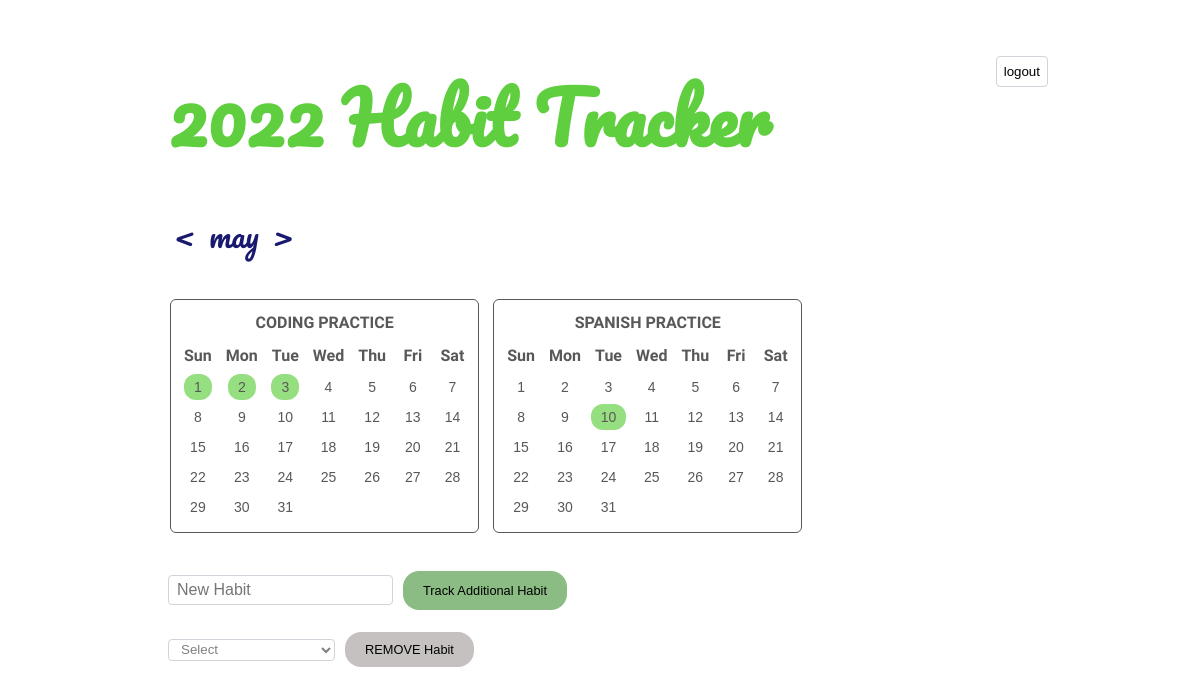
The page /home (signed in) on the database its author committed.
### tables this page shows
CREATE TABLE habit (id INTEGER, user_id INTEGER, name TEXT, active_for TEXT, PRIMARY KEY(id));

CREATE TABLE calendar (id INTEGER, month INTEGER, week INTEGER, day INTEGER, name text, PRIMARY KEY(id));

### app.py (the view)
@app.route("/home")
@login_required
def home():
    user = session.get("user_id")
    cur_month = datetime.now().month
    month_name = db.execute("SELECT name FROM calendar WHERE month = ? GROUP BY name", cur_month)[0]["name"]
    month_num = db.execute("SELECT month FROM calendar WHERE month = ? GROUP BY month", cur_month)[0]["month"]
    week1 = db.execute("SELECT * FROM calendar WHERE month = ? AND week = 1", cur_month)
    week2 = db.execute("SELECT * FROM calendar WHERE month = ? AND week = 2", cur_month)
    week3 = db.execute("SELECT * FROM calendar WHERE month = ? AND week = 3", cur_month)
    week4 = db.execute("SELECT * FROM calendar WHERE month = ? AND week = 4", cur_month)
    week5 = db.execute("SELECT * FROM calendar WHERE month = ? AND week = 5", cur_month)
    week6 = db.execute("SELECT * FROM calendar WHERE month = ? AND week = 6", cur_month)
    cur_month_formatted = "%,"+str(cur_month)+",%"
    habits = db.execute("SELECT * FROM habit WHERE user_id = ? AND active_for LIKE ?", user, cur_month_formatted)
    tracks_dict = db.execute("SELECT * FROM track WHERE user_id = ? AND done = 1", user)
    tracks = []
    for track in tracks_dict:
        tracks.append(str(track["date_id"])+str(track["habit_id"]))
    return render_template("layout.html", month_name=month_name, month_num=month_num, week1=week1, week2=week2,
    week3=week3, week4=week4, week5=week5, week6=week6, habits=habits, tracks=tracks)

### app.py (called while the page is built)
def login_required(f):
    @wraps(f)
    def decorated_function(*args, **kwargs):
        if session.get("user_id") is None:
            return redirect("/")
        return f(*args, **kwargs)
    return decorated_function

### templates/layout.html (shortened to what this page needs)
<!DOCTYPE html>
<html lang="en">
    <head>
        <link href="/static/styles.css" rel="stylesheet">
    </head>
    <form action="/logout" method="post">
        <button class="logout">logout</button>
    </form>
    <body>
        <a style="text-decoration:none" href="/home"><h1>2022 Habit Tracker</h1></a>
        <div class="month">
            <form action="/new_month" method="post">
                {% if month_num != 1%}
                <button name="new_month" value="backtrack" type="submit"> < </button>
                {% endif %}
                <p>{{ month_name }}</p>
                {% if month_num != 12%}
                <button name="new_month" value="forward" type="submit"> > </button>
                {% endif %}
            </form>
        </div>
        <div class="row-main">
            {% for habit in habits %}
            {% set hid = habit["id"] %}
            <div class="habits">
                <table>
                <thead>
                    <tr>
                        <th colspan=7> {{ habit["name"] }} </th>
                    </tr>
                    <tr>
                        <th>Sun</th>
                        <th>Mon</th>
                        <th>Tue</th>
                        <th>Wed</th>
                        <th>Thu</th>
                        <th>Fri</th>
                        <th>Sat</th>
                    </tr>
                </thead>
                <tbody>
                    <tr>
                    {% for day in week1 %}
                        {% set x = day["id"] ~ hid %}
                        {% if x in tracks %}
                        <form action="/un_track" method="post">
                            <td><button class="on" type='submit' value='{{ day["day"] }}'> {{ day["day"] }}</button></td>
                        </form>
                        {% elif day["day"] != "" %}
                        <form action="track" method="post">
                            <td><button type='submit' value='{{ day["day"] }}'>{{ day["day"] }}</button></td>
                        </form>
                        {% else %}
                            <td>{{ day["day"] }}</td>
                        {% endif %}
                    {% endfor %}
                    </tr>
                    <tr>
                    {% for day in week2 %}
                        {% set x = day["id"] ~ hid %}
                        {% if x in tracks %}
                        <form action="/un_track" method="post">
                            <td><button class="on" type='submit' value='{{ day["day"] }}'> {{ day["day"] }}</button></td>
                        </form>
                        {% else %}
                        <form action="track" method="post">
                            <td><button type='submit' value='{{ day["day"] }}'>{{ day["day"] }}</button></td>
                        </form>
                        {% endif %}
                    {% endfor %}
                    </tr>
                    <tr>
                    {% for day in week3 %}
                        {% set x = day["id"] ~ hid %}
                        {% if x in tracks %}
                        <form action="/un_track" method="post">
                            <td><button class="on" type='submit' value='{{ day["day"] }}'> {{ day["day"] }}</button></td>
                            <input type="hidden" name="h_id" value='{{ hid }}'>
                            <input type="hidden" name="d_id" value='{{ day["id"] }}'>
                        </form>
                        {% else %}
                        <form action="track" method="post">
                            <td><button type='submit' value='{{ day["day"] }}'>{{ day["day"] }}</button></td>
                        </form>
                        {% endif %}
                    {% endfor %}
                    </tr>
                    <tr>
                    {% for day in week4 %}
                        {% set x = day["id"] ~ hid %}
                        {% if x in tracks %}
                        <form action="/un_track" method="post">
                            <td><button class="on" type='submit' value='{{ day["day"] }}'> {{ day["day"] }}</button></td>
                            <input type="hidden" name="h_id" value='{{ hid }}'>
                            <input type="hidden" name="d_id" value='{{ day["id"] }}'>
                        </form>
                        {% else %}
                        <form action="track" method="post">
                            <td><button type='submit' value='{{ day["day"] }}'>{{ day["day"] }}</button></td>
                        </form>
                        {% endif %}
                    {% endfor %}
                    </tr>
                    <tr>
                    {% for day in week5 %}
                        {% set x = day["id"] ~ hid %}
                        {% if x in tracks %}
                        <form action="/un_track" method="post">
                            <td><button class="on" type='submit' value='{{ day["day"] }}'> {{ day["day"] }}</button></td>
                            <input type="hidden" name="h_id" value='{{ hid }}'>
                            <input type="hidden" name="d_id" value='{{ day["id"] }}'>
                        </form>
                        {% else %}
                        <form action="track" method="post">
                            <td><button type='submit' value='{{ day["day"] }}'>{{ day["day"] }}</button></td>
                        </form>
                        {% endif %}
                    {% endfor %}
                    </tr>
                    <tr>
                    {% for day in week6 %}
                        {% set x = day["id"] ~ hid %}
                        {% if x in tracks %}
                        <form action="/un_track" method="post">
                            <td><button class="on" type='submit' value='{{ day["day"] }}'> {{ day["day"] }}</button></td>
                            <input type="hidden" name="h_id" value='{{ hid }}'>
                            <input type="hidden" name="d_id" value='{{ day["id"] }}'>
                        </form>
                        {%  elif day["day"] != "" %}
                        <form action="track" method="post">
                            <td><button type='submit' value='{{ day["day"] }}'>{{ day["day"] }}</button></td>
                            <input type="hidden" name="h_id" value='{{ hid }}'>
                            <input type="hidden" name="d_id" value='{{ day["id"] }}'>
                        </form>
                        {% else %}
                            <td>{{ day["day"] }}</td>
                        {% endif %}
                    {% endfor %}
                    </tr>
                </tbody>
                </table>
            </div>
            {% endfor %}
        </div>
        <form action="/habit_track" method="POST">
            <div class ="new_habit">
                <input required autocomplete="off" class="form-control mx-auto w-auto" name="habit" placeholder="New Habit" type="text">
                <button type="submit">Track Additional Habit</button>
            </div>
        </form>
        <form action="/habit_remove" method="POST">
            <div class ="remove_habit">
                <select name ="removal">
                    <option disabled selected value="">Select</option>
                </select>
                <button type="submit">REMOVE Habit</button>
            </div>
        </form>
    </body>
</html>

### static/styles.css (style rules this page uses)
body { background-image: URL("https://images.unsplash.com/photo-1623551729703-27dde0ab431d?ixlib=rb-1.2.1&ixid=MnwxMjA3fDB8MHxwaG90by1wYWdlfHx8fGVufDB8fHx8&auto=format&fit=crop&w=1470&q=80"); padding-top: 3em; padding-left: 10em; padding-right:9em; color: #5fce3f; }
h1 { font-family: 'Pacifico', cursive; color: #5fce3f; font-size: 70px; margin:0; padding:0; }
.month { color: #191970; font-family: 'Pacifico', cursive; font-size: 30px; padding:0; }
.month form { display:inline-block; text-decoration: none; color: #191970; font-family: 'Pacifico', cursive; font-size: 30px; }
.month button { display:inline-block; text-decoration: none; color: #191970; font-family: 'Pacifico', cursive; font-size: 30px; background-color: transparent; border: none; }
.month p { display:inline-block; }
.row-main { display: flex; flex-wrap: wrap; margin-left:-5px; margin-right:0; }
.habits { padding-top: 25px; padding: 7px; position:relative; }
.habits table { background: white; color: black; opacity: 0.65; padding:5px; border-collapse:separate; border:solid black 1px; border-radius:6px; }
.habits thead { text-align:center; background: white; }
.habits thead th { padding:6px; font-family: 'Gloria Hallelujah', cursive; font-size: 16px; }
.habits tbody td { text-align:center; background: white; }
.habits td:first-child, th:first-child { border-left: none; }
.habits button:not(.on) { display:inline-block; text-decoration: none; background-color: transparent; border: none; border-radius:12px; padding-left:10px; padding-right:10px; padding-top:5px; padding-bottom:5px; font-size: 14px; }
.on { background-color:#5fce3f; display:inline-block; text-decoration: none; border: none; border-radius:12px; padding-left:10px; padding-right:10px; padding-top:5px; padding-bottom:5px; font-size: 14px; }
.new_habit { padding-top: 25px; }
.new_habit button { background-color: rgb(138, 188, 131); border: none; color: black; padding: 10px 20px; text-align: center; text-decoration: none; display: inline-block; margin: 6px; cursor: pointer; border-radius: 16px; font-size: .8rem; font-weight: 400; line-height: 1.5; }
.remove_habit { padding-top: 10px; }
.remove_habit button { background-color: rgb(198, 193, 193); border: none; color: black; padding: 10px 20px; text-align: center; text-decoration: none; margin: 6px; cursor: pointer; border-radius: 16px; font-size: .8rem; font-weight: 400; }
.remove_habit select { padding: 0.1rem 0.5rem; color: grey; background-color: #fff; background-clip: padding-box; border: 1px solid #ced4da; border-radius: 0.25rem; transition: border-color .15s ease-in-out,box-shadow .15s ease-in-out; }
.form-control { padding: 0.1rem 0.5rem; font-size: 1rem; font-weight: 400; line-height: 1.5; color: #212529; background-color: #fff; background-clip: padding-box; border: 1px solid #ced4da; border-radius: 0.25rem; transition: border-color .15s ease-in-out,box-shadow .15s ease-in-out; }
.logout { background-color: transparent; border: 1px solid #ced4da; border-radius: 0.25rem; padding:7px; cursor:pointer; float: right; }

### rows shown on the page
habit: name "CODING PRACTICE"
calendar: day "1"
calendar: day "2"
calendar: day "3"
calendar: day "4"
calendar: day "5"
calendar: day "6"
calendar: day "7"
calendar: day "8"
calendar: day "9"
calendar: day "10"
calendar: day "11"
calendar: day "12"
calendar: day "13"
calendar: day "14"
calendar: day "15"
calendar: day "16"
calendar: day "17"
calendar: day "18"
calendar: day "19"
calendar: day "20"
calendar: day "21"
calendar: day "22"
calendar: day "23"
calendar: day "24"
calendar: day "25"
calendar: day "26"
calendar: day "27"
calendar: day "28"
calendar: day "29"
calendar: day "30"
calendar: day "31"
habit: name "SPANISH PRACTICE"

### other values the page prints
{{ month_name }} "may"
